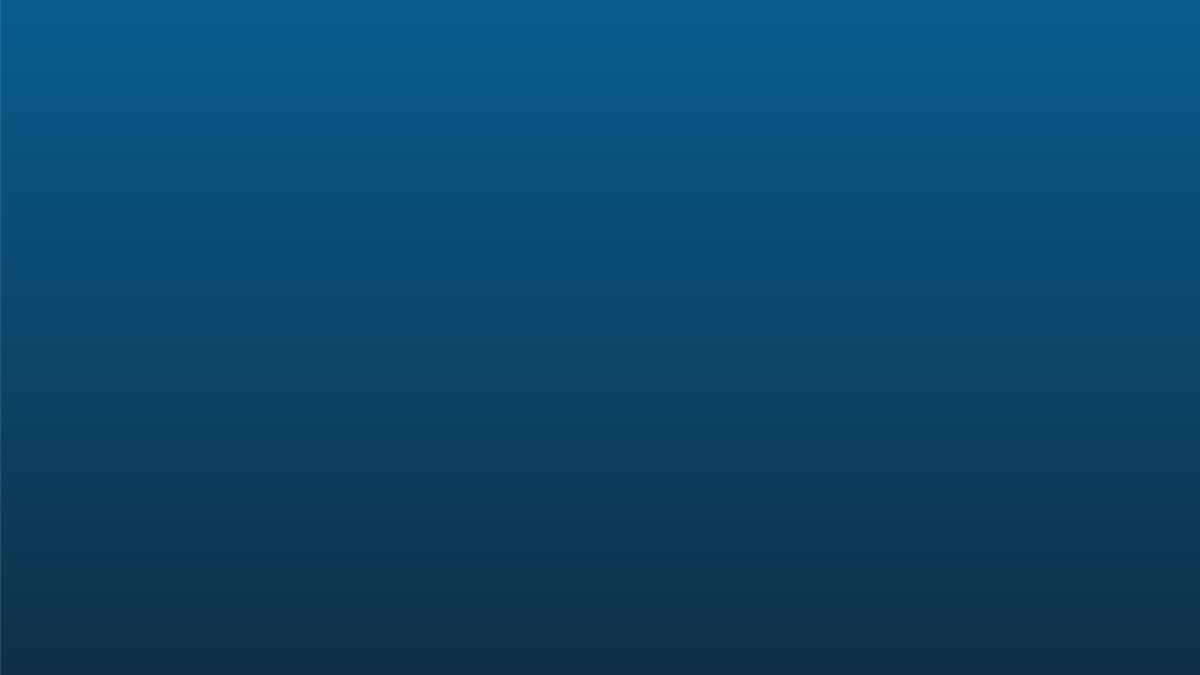
Frame 1 (no input)
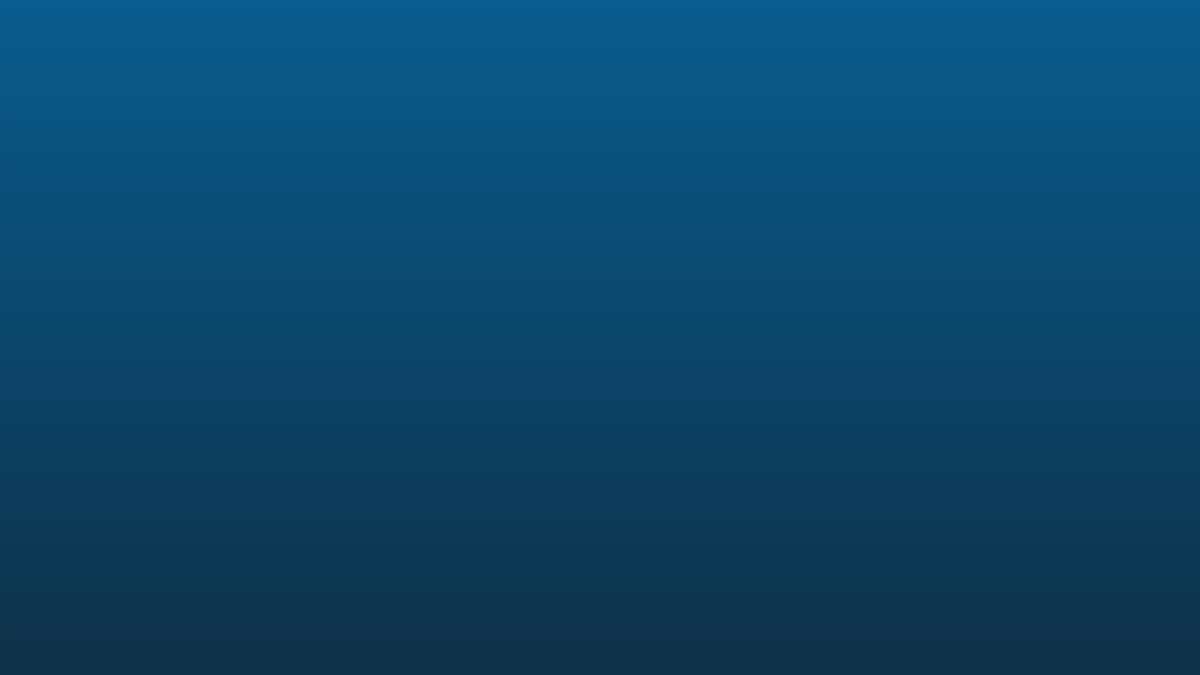
Frame 60 (the mouse pressed at the canvas centre just before this capture)
Frame 120 (the mouse held since frame 60 and released just before this capture): identical to frame 60, image omitted

The Processing sketch that drew these frames (run headless with seeded random() and noise(); from frame 60 on, the mouse is pressed at the canvas centre):

// Processing sketch: Background_Gradient
// ── Background_Gradient.pde
void setup() {
  size(1280, 720);
}

void draw() 

{
  // Background Gradient
  color top = color(9, 92, 142); // Mid Blue
  color bottom = color(14, 48, 72); // Deep Blue
  setGradient(0, 0, width, height, top, bottom);
}
//Background Gradient
void setGradient(int x, int y, float w, float h, color c1, color c2) {
  for (int i = y; i <= y+h; i++) {
    float inter = map(i, y, y+h, 0, 1);
    color c = lerpColor(c1, c2, inter);
    stroke(c);
    line(x, i, x+w, i); 
  }
}
